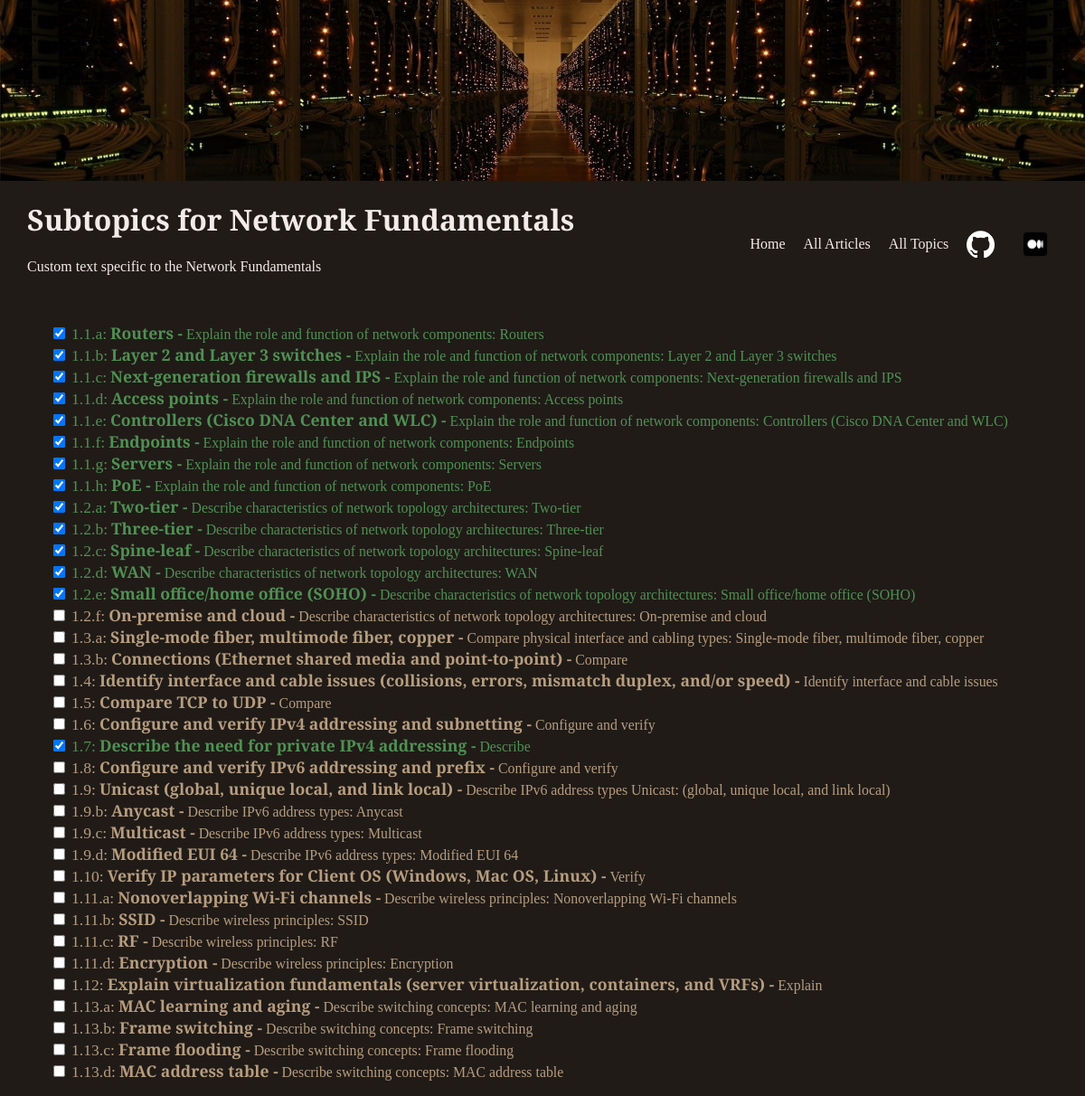
The app's page /topic/3/ with its own data.
### wiki/models.py (models this page shows, shortened)
class Topic(models.Model):
    name = models.CharField(max_length=255)
    image = models.ImageField(upload_to="wiki/images", default="automation_programmability.png")

class SubTopic(models.Model):
    topic = models.ForeignKey(Topic, on_delete=models.CASCADE)
    name = models.CharField(max_length=200)
    description = models.TextField()
    code = models.CharField(max_length=10)
    status = models.BooleanField(default=False)
    note_link = models.URLField(max_length=200, default="https://www.cisco.com")

### wiki/views.py (the view)
# urls.py: path('topic/<int:pk>/', views.TopicDetailView.as_view(), name='topic_detail'),
class TopicDetailView(generic.DetailView):
    model = Topic
    template_name = "wiki/detail_topic.html"  # You'll create this template in the next step

### wiki/templates/wiki/detail_topic.html (shortened to what this page needs)
{% extends 'wiki/base.html' %}
{% load static %}
{% block welcome_message %}
    <h1>Subtopics for {{ object.name }}</h1>
    <p>Custom text specific to the {{ object.name }}</p>
{% endblock %}
{% block content %}
<ul class="subtopic-list">
    {% for subtopic in object.subtopic_set.all %}
        <li class="subtopic-item" id="subtopic-{{ subtopic.id }}">
            <input type="checkbox" onclick="toggleSubtopicStatus({{ subtopic.id }}, this.checked)" {% if subtopic.status %} checked {% endif %}>
            <a href="{{ subtopic.note_link }}" class="{{ subtopic.status|yesno:'text-success,' }}" style="text-decoration: none; color: inherit;">
                <span class="subtopic-code">{{ subtopic.code }}:</span>
                <span class="subtopic-name">{{ subtopic.name }} -</span>
                <span class="subtopic-description">{{ subtopic.description }}</span>
            </a>
        </li>
    {% empty %}
        <p>No subtopics available.</p>
    {% endfor %}
</ul>
{% endblock %}

### wiki/templates/wiki/base.html (shortened to what this page needs)
<!DOCTYPE html>
<html lang="en">
<head>
    {% load static %}
    <link rel="stylesheet" href="{% static 'wiki/style.css' %}">
</head>
<body>
    <div class="header" style="background-image: url('{% static 'wiki/images/hardwarewide.jpg' %}'); background-size: cover; background-position: center; height: 200px;"></div>
    <div class="content-container">
        <div class="header-container" style="display: flex; justify-content: space-between; align-items: center;">
            <div class="welcome-message">
                {% block welcome_message %}{% endblock %}
            </div>
            <nav class="navbar">
                <ul>
                    <li><a href="{% url 'wiki:index' %}">Home</a></li>
                    <li><a href="{% url 'wiki:all_articles' %}">All Articles</a></li>
                    <li><a href="{% url 'wiki:all_topics' %}">All Topics</a></li>
                    <li><a href="https://github.com/danhjun"><img src="{% static 'wiki/images/github-mark-white.png' %}" alt="GitHub"></a></li>
                    <li><a href="https://medium.com/@danieljun3"><img src="{% static 'wiki/images/mediumicon.png' %}" alt="Medium"></a></li>
                </ul>
            </nav>
        </div>
        <div class="wrapper">
            {% block content %}
            {% endblock %}
        </div>
    </div>
</body>
</html>

### wiki/static/wiki/style.css (style rules this page uses)
body { margin: 0; padding: 0; background-color: #201B17; color: #F4EAEA; font-family: 'Source Serif 4', serif; }
.content-container { width: 100%; max-width: 1200px; margin: 0 auto; padding: 0 15px; box-sizing: border-box; }
.header-container { display: flex; justify-content: space-between; align-items: center; margin: 0 auto; padding: 0 15px; max-width: 1200px; }
.navbar ul { display: flex; gap: 20px; padding: 0; margin: 0; list-style-type: none; align-items: center; }
.navbar a { color: #F4EAEA; text-decoration: none; display: flex; align-items: center; }
.navbar img { height: 30px; width: auto; margin-right: 10px; }
.subtopic-code { font-size: 1.1rem; font-weight: normal; color: #B79D7E; }
.subtopic-name { font-size: 1.1rem; color: #B79D7E; font-weight: bold; }
.subtopic-description { font-size: 0.99rem; color: #B79D7E; }
.subtopic-list { list-style-type: none; }
.text-success { color: #4f9153; }
.welcome-message { text-align: left; padding-bottom: 20px; }

### records on screen
Topic: name "Network Fundamentals"
SubTopic: status "☑", code "1.1.a", name "Routers", description "Explain the role and function of network components: Routers"
SubTopic: status "☑", code "1.1.b", name "Layer 2 and Layer 3 switches", description "Explain the role and function of network components: Layer 2 and Layer 3 switches"
SubTopic: status "☑", code "1.1.c", name "Next-generation firewalls and IPS", description "Explain the role and function of network components: Next-generation firewalls and IPS"
SubTopic: status "☑", code "1.1.d", name "Access points", description "Explain the role and function of network components: Access points"
SubTopic: status "☑", code "1.1.e", name "Controllers (Cisco DNA Center and WLC)", description "Explain the role and function of network components: Controllers (Cisco DNA Center and WLC)"
SubTopic: status "☑", code "1.1.f", name "Endpoints", description "Explain the role and function of network components: Endpoints"
SubTopic: status "☑", code "1.1.g", name "Servers", description "Explain the role and function of network components: Servers"
SubTopic: status "☑", code "1.1.h", name "PoE", description "Explain the role and function of network components: PoE"
SubTopic: status "☑", code "1.2.a", name "Two-tier", description "Describe characteristics of network topology architectures: Two-tier"
SubTopic: status "☑", code "1.2.b", name "Three-tier", description "Describe characteristics of network topology architectures: Three-tier"
SubTopic: status "☑", code "1.2.c", name "Spine-leaf", description "Describe characteristics of network topology architectures: Spine-leaf"
SubTopic: status "☑", code "1.2.d", name "WAN", description "Describe characteristics of network topology architectures: WAN"
SubTopic: status "☑", code "1.2.e", name "Small office/home office (SOHO)", description "Describe characteristics of network topology architectures: Small office/home office (SOHO)"
SubTopic: code "1.2.f", name "On-premise and cloud", description "Describe characteristics of network topology architectures: On-premise and cloud"
SubTopic: code "1.3.a", name "Single-mode fiber, multimode fiber, copper", description "Compare physical interface and cabling types: Single-mode fiber, multimode fiber, copper"
SubTopic: code "1.3.b", name "Connections (Ethernet shared media and point-to-point)", description "Compare"
SubTopic: code "1.4", name "Identify interface and cable issues (collisions, errors, mismatch duplex, and/or speed)", description "Identify interface and cable issues"
SubTopic: code "1.5", name "Compare TCP to UDP", description "Compare"
SubTopic: code "1.6", name "Configure and verify IPv4 addressing and subnetting", description "Configure and verify"
SubTopic: status "☑", code "1.7", name "Describe the need for private IPv4 addressing", description "Describe"
SubTopic: code "1.8", name "Configure and verify IPv6 addressing and prefix", description "Configure and verify"
SubTopic: code "1.9", name "Unicast (global, unique local, and link local)", description "Describe IPv6 address types Unicast: (global, unique local, and link local)"
SubTopic: code "1.9.b", name "Anycast", description "Describe IPv6 address types: Anycast"
SubTopic: code "1.9.c", name "Multicast", description "Describe IPv6 address types: Multicast"
SubTopic: code "1.9.d", name "Modified EUI 64", description "Describe IPv6 address types: Modified EUI 64"
SubTopic: code "1.10", name "Verify IP parameters for Client OS (Windows, Mac OS, Linux)", description "Verify"
SubTopic: code "1.11.a", name "Nonoverlapping Wi-Fi channels", description "Describe wireless principles: Nonoverlapping Wi-Fi channels"
SubTopic: code "1.11.b", name "SSID", description "Describe wireless principles: SSID"
SubTopic: code "1.11.c", name "RF", description "Describe wireless principles: RF"
SubTopic: code "1.11.d", name "Encryption", description "Describe wireless principles: Encryption"
SubTopic: code "1.12", name "Explain virtualization fundamentals (server virtualization, containers, and VRFs)", description "Explain"
SubTopic: code "1.13.a", name "MAC learning and aging", description "Describe switching concepts: MAC learning and aging"
SubTopic: code "1.13.b", name "Frame switching", description "Describe switching concepts: Frame switching"
SubTopic: code "1.13.c", name "Frame flooding", description "Describe switching concepts: Frame flooding"
SubTopic: code "1.13.d", name "MAC address table", description "Describe switching concepts: MAC address table"
